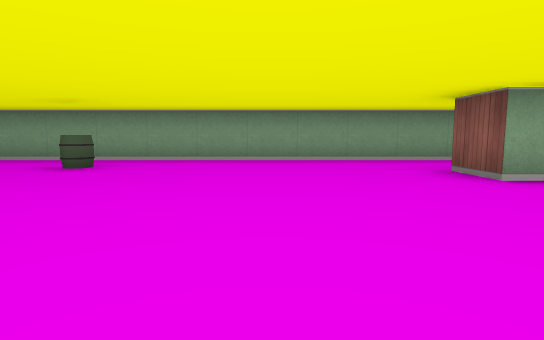
View 1 (above)

16 first-person views from a walk through a cub3D ray-caster map. The camera is about half as high as the walls, tilts 6° down and sees 80° across. The floor is counted in squares. Each view is taken from the middle of a square. On the plan, view 1 faces up. The plan holds only what a view shows up to about 9 squares ahead; the rest is blank.

View 2
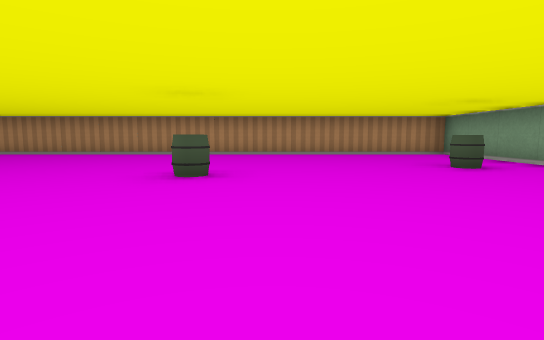

View 3
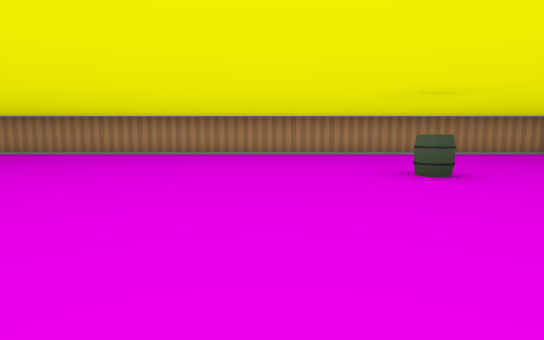

View 4
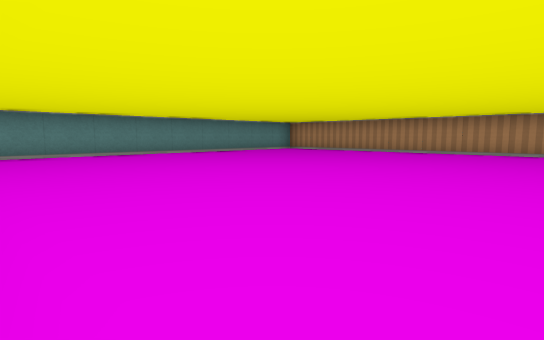

View 5
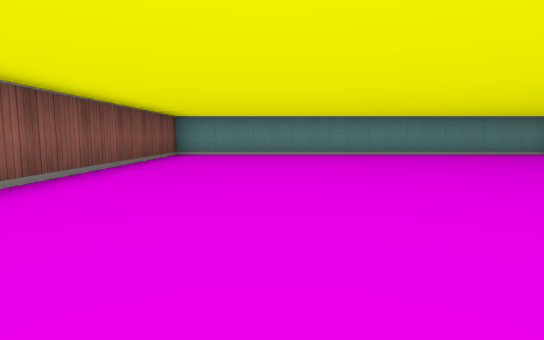

View 6
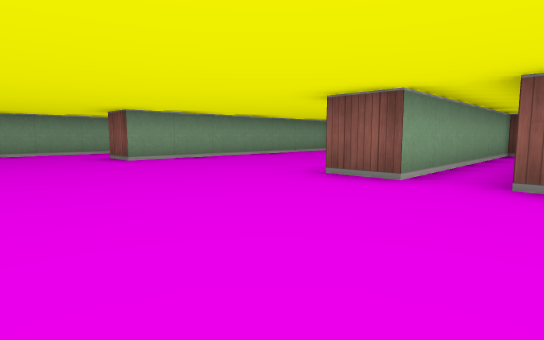

View 7
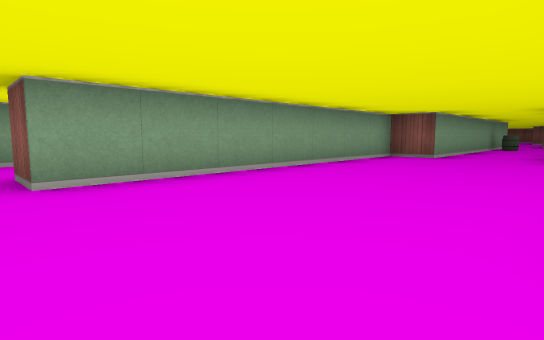

View 8
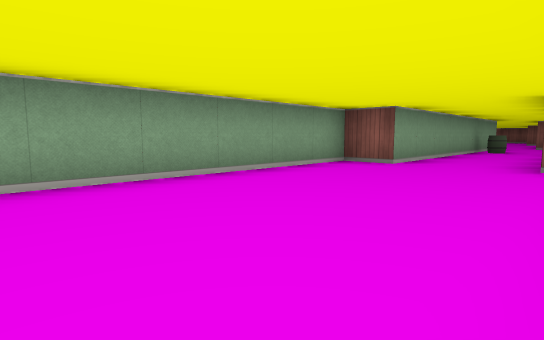

View 9
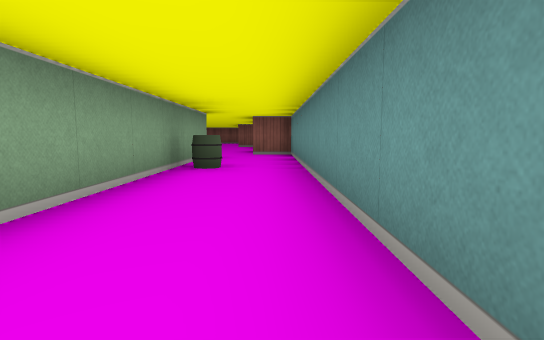

View 10
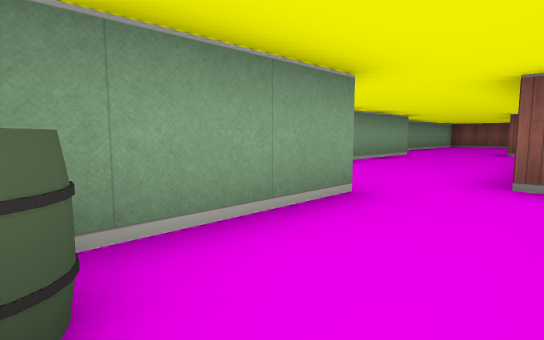

View 11
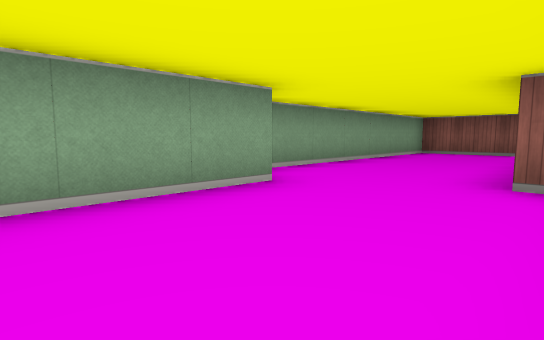

View 12
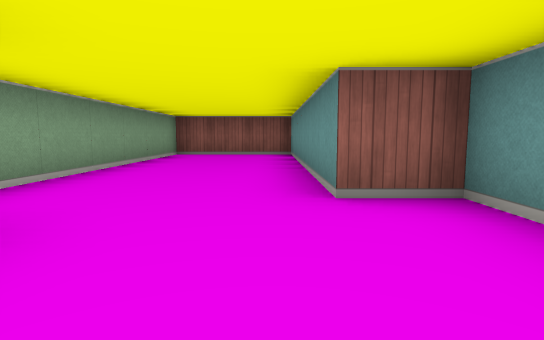

View 13
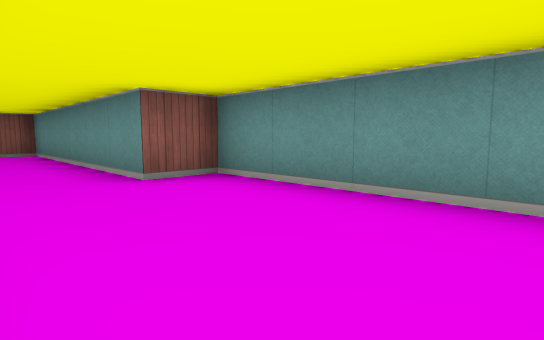

View 14
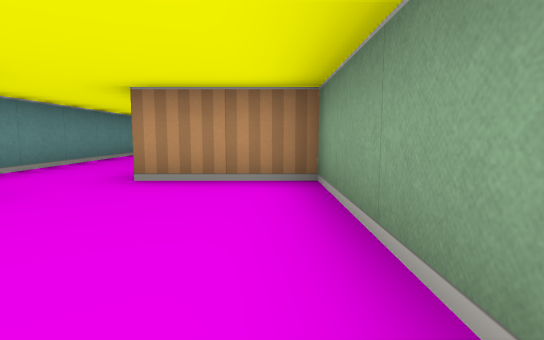

View 15
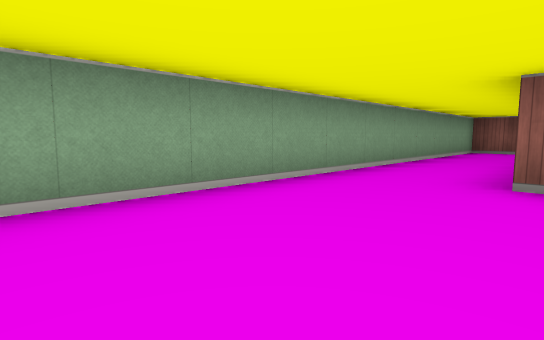

View 16
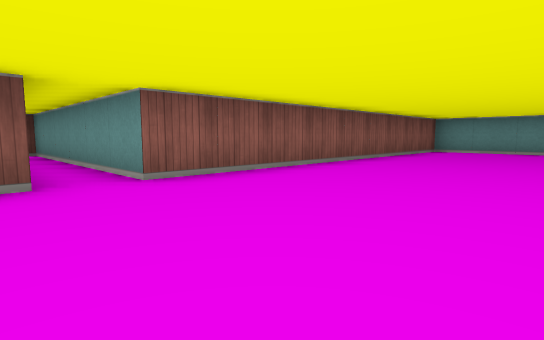

### Floor plan
Points are (right, up) in squares from view 1. A wall is a line through its corners. A room is listed if a view was taken in it or the views show most of it. See-through windows are left out.
Room 1 (views 1, 2, 3, 4, 5, 6, 7, 8, 9, 10, 11, 12, 13, 14, 15, 16)
walls: (10.5, 0.5) (18.5, 0.5) (18.5, 1.5); (9.5, 5.4) (9.5, 6.5) (-6.5, 6.5) (-6.5, -8.1); (-6.1, -11.5) (3.5, -11.5) (3.5, -2.5) (9.5, -2.5) (9.5, -1.5) (3.5, -1.5) (3.5, -0.5); (21.1, 1.5) (24.5, 1.5) (24.5, 2.5) (30.5, 2.5) (30.5, 5.5) (24.5, 5.5); (23.5, 4.5) (17.5, 4.5) (17.5, 2.5) (9.5, 2.5) (9.5, 3.5) (2.5, 3.5) (2.5, 4.5)
objects: barrel (-3, 5); barrel (-2, 1); barrel (15, 2)

Where each view was taken, in squares from view 1:
view 1: 0 up, 0 right, facing up
view 2: 2 up, 2 right, facing left
view 3: 1 down, 2 right, facing left
view 4: 3 down, 3 right, facing down-left
view 5: 3 down, 1 right, facing down
view 6: 3 down, 0 right, facing up-right
view 7: 0 up, 2 right, facing up-right
view 8: 0 up, 4 right, facing up-right
view 9: 1 up, 10 right, facing right
view 10: 1 up, 15 right, facing up-right
view 11: 2 up, 21 right, facing up-right
view 12: 3 up, 22 right, facing right
view 13: 4 up, 21 right, facing down-right
view 14: 4 up, 21 right, facing left
view 15: 4 up, 1 left, facing up-right
view 16: 1 down, 0 right, facing down-right
